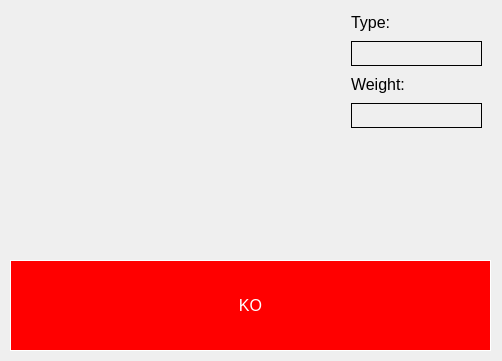
<?xml version="1.0" encoding="UTF-8"?>
<ui version="4.0">
 <class>MainWindow</class>
 <widget class="QMainWindow" name="MainWindow">
  <property name="geometry">
   <rect>
    <x>0</x>
    <y>0</y>
    <width>502</width>
    <height>361</height>
   </rect>
  </property>
  <property name="windowTitle">
   <string>MainWindow</string>
  </property>
  <widget class="QWidget" name="centralwidget">
   <widget class="QLabel" name="label">
    <property name="geometry">
     <rect>
      <x>351</x>
      <y>73</y>
      <width>71</width>
      <height>23</height>
     </rect>
    </property>
    <property name="font">
     <font>
      <pointsize>12</pointsize>
     </font>
    </property>
    <property name="text">
     <string>Weight:</string>
    </property>
   </widget>
   <widget class="QLabel" name="label_2">
    <property name="geometry">
     <rect>
      <x>351</x>
      <y>11</y>
      <width>49</width>
      <height>23</height>
     </rect>
    </property>
    <property name="font">
     <font>
      <pointsize>12</pointsize>
     </font>
    </property>
    <property name="text">
     <string>Type:</string>
    </property>
   </widget>
   <widget class="QLabel" name="type">
    <property name="geometry">
     <rect>
      <x>351</x>
      <y>41</y>
      <width>131</width>
      <height>25</height>
     </rect>
    </property>
    <property name="font">
     <font>
      <pointsize>12</pointsize>
     </font>
    </property>
    <property name="frameShape">
     <enum>QFrame::Box</enum>
    </property>
    <property name="text">
     <string/>
    </property>
    <property name="alignment">
     <set>Qt::AlignCenter</set>
    </property>
   </widget>
   <widget class="QLabel" name="weight">
    <property name="geometry">
     <rect>
      <x>351</x>
      <y>103</y>
      <width>131</width>
      <height>25</height>
     </rect>
    </property>
    <property name="font">
     <font>
      <pointsize>12</pointsize>
     </font>
    </property>
    <property name="frameShape">
     <enum>QFrame::Box</enum>
    </property>
    <property name="frameShadow">
     <enum>QFrame::Plain</enum>
    </property>
    <property name="text">
     <string/>
    </property>
    <property name="alignment">
     <set>Qt::AlignRight|Qt::AlignTrailing|Qt::AlignVCenter</set>
    </property>
   </widget>
   <widget class="QLabel" name="ok">
    <property name="geometry">
     <rect>
      <x>10</x>
      <y>260</y>
      <width>481</width>
      <height>91</height>
     </rect>
    </property>
    <property name="font">
     <font>
      <pointsize>12</pointsize>
     </font>
    </property>
    <property name="styleSheet">
     <string notr="true">QLabel { 
	background-color : 	green; 
	color : white; 
}</string>
    </property>
    <property name="frameShape">
     <enum>QFrame::Box</enum>
    </property>
    <property name="text">
     <string>OK</string>
    </property>
    <property name="alignment">
     <set>Qt::AlignCenter</set>
    </property>
   </widget>
   <widget class="QLabel" name="ko">
    <property name="geometry">
     <rect>
      <x>10</x>
      <y>260</y>
      <width>481</width>
      <height>91</height>
     </rect>
    </property>
    <property name="font">
     <font>
      <pointsize>12</pointsize>
     </font>
    </property>
    <property name="styleSheet">
     <string notr="true">QLabel { 
	background-color : 	red; 
	color : white; 
}</string>
    </property>
    <property name="frameShape">
     <enum>QFrame::Box</enum>
    </property>
    <property name="text">
     <string>KO</string>
    </property>
    <property name="alignment">
     <set>Qt::AlignCenter</set>
    </property>
   </widget>
   <widget class="QLabel" name="camera">
    <property name="geometry">
     <rect>
      <x>10</x>
      <y>10</y>
      <width>320</width>
      <height>240</height>
     </rect>
    </property>
    <property name="scaledContents">
     <bool>true</bool>
    </property>
   </widget>
   <zorder>camera</zorder>
   <zorder>label</zorder>
   <zorder>label_2</zorder>
   <zorder>type</zorder>
   <zorder>weight</zorder>
   <zorder>ok</zorder>
   <zorder>ko</zorder>
  </widget>
 </widget>
 <resources/>
 <connections/>
</ui>
